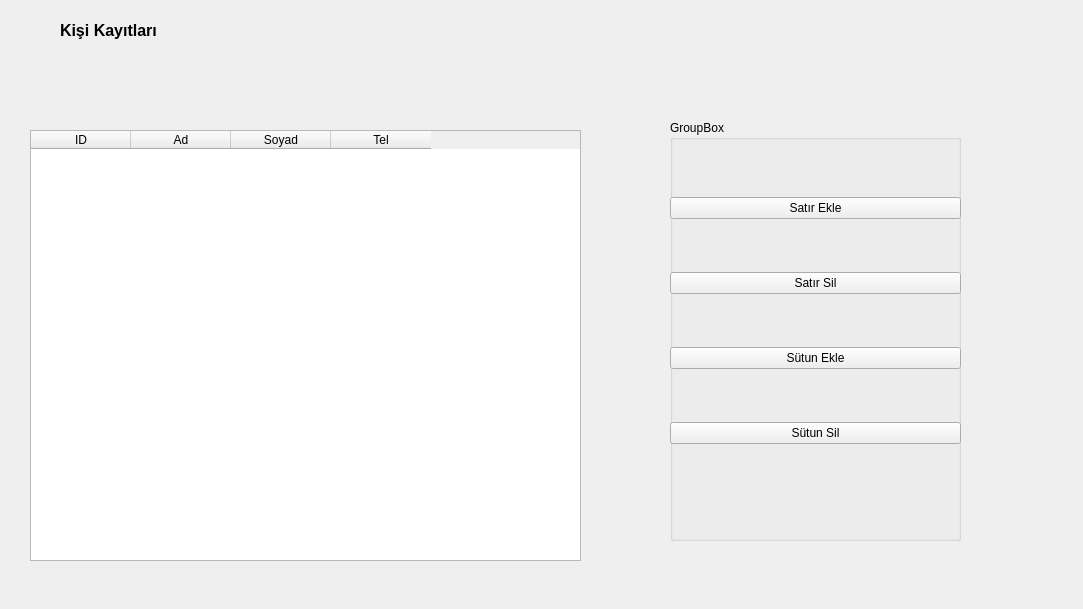
<?xml version="1.0" encoding="UTF-8"?>
<ui version="4.0">
 <class>Form</class>
 <widget class="QWidget" name="Form">
  <property name="geometry">
   <rect>
    <x>0</x>
    <y>0</y>
    <width>1083</width>
    <height>609</height>
   </rect>
  </property>
  <property name="windowTitle">
   <string>Form</string>
  </property>
  <widget class="QTableWidget" name="tableWidget">
   <property name="geometry">
    <rect>
     <x>30</x>
     <y>130</y>
     <width>551</width>
     <height>431</height>
    </rect>
   </property>
   <column>
    <property name="text">
     <string>ID</string>
    </property>
   </column>
   <column>
    <property name="text">
     <string>Ad</string>
    </property>
   </column>
   <column>
    <property name="text">
     <string>Soyad</string>
    </property>
   </column>
   <column>
    <property name="text">
     <string>Tel</string>
    </property>
   </column>
  </widget>
  <widget class="QGroupBox" name="groupBox">
   <property name="geometry">
    <rect>
     <x>670</x>
     <y>120</y>
     <width>291</width>
     <height>421</height>
    </rect>
   </property>
   <property name="title">
    <string>GroupBox</string>
   </property>
   <widget class="QWidget" name="">
    <property name="geometry">
     <rect>
      <x>0</x>
      <y>30</y>
      <width>291</width>
      <height>341</height>
     </rect>
    </property>
    <layout class="QVBoxLayout" name="verticalLayout">
     <item>
      <widget class="QPushButton" name="pushButton_SatirEkle">
       <property name="text">
        <string>Satır Ekle</string>
       </property>
       <property name="icon">
        <iconset resource="ikonlar.qrc">
         <normaloff>:/arti/Plus_36851.ico</normaloff>:/arti/Plus_36851.ico</iconset>
       </property>
      </widget>
     </item>
     <item>
      <widget class="QPushButton" name="pushButton_SatirSil">
       <property name="text">
        <string>Satır Sil</string>
       </property>
       <property name="icon">
        <iconset resource="ikonlar.qrc">
         <normaloff>:/eksi/Minus_36877.ico</normaloff>:/eksi/Minus_36877.ico</iconset>
       </property>
      </widget>
     </item>
     <item>
      <widget class="QPushButton" name="pushButton_SutunEkle">
       <property name="text">
        <string>Sütun Ekle</string>
       </property>
       <property name="icon">
        <iconset resource="ikonlar.qrc">
         <normaloff>:/arti/Plus_36851.ico</normaloff>:/arti/Plus_36851.ico</iconset>
       </property>
      </widget>
     </item>
     <item>
      <widget class="QPushButton" name="pushButton_SutunSil">
       <property name="text">
        <string>Sütun Sil</string>
       </property>
       <property name="icon">
        <iconset resource="ikonlar.qrc">
         <normaloff>:/eksi/Minus_36877.ico</normaloff>:/eksi/Minus_36877.ico</iconset>
       </property>
      </widget>
     </item>
    </layout>
   </widget>
  </widget>
  <widget class="QLabel" name="label">
   <property name="geometry">
    <rect>
     <x>60</x>
     <y>10</y>
     <width>301</width>
     <height>41</height>
    </rect>
   </property>
   <property name="font">
    <font>
     <pointsize>12</pointsize>
     <weight>75</weight>
     <bold>true</bold>
    </font>
   </property>
   <property name="text">
    <string>Kişi Kayıtları</string>
   </property>
  </widget>
 </widget>
 <resources>
  <include location="ikonlar.qrc"/>
 </resources>
 <connections/>
</ui>
